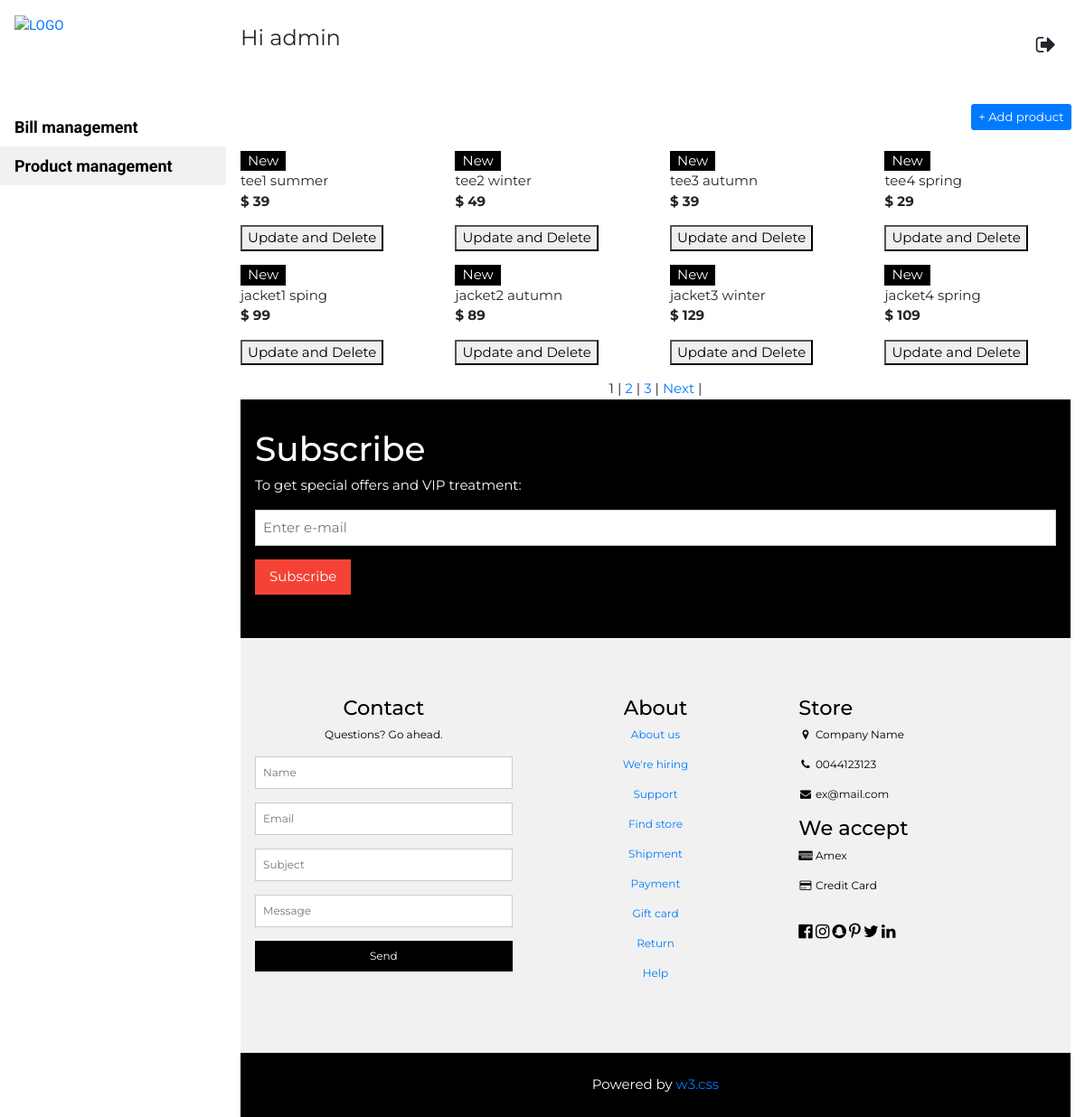
Page /Productmanagement.php (signed in) on the committed database.
### tables this page shows
CREATE TABLE `sanpham` (
  `maSP` int(30) NOT NULL,
  `maloaiSP` int(11) NOT NULL,
  `thongtinSP` varchar(100) NOT NULL,
  `tenSP` varchar(30) NOT NULL,
  `giaSP` int(11) NOT NULL,
  `hinhanhSP` varchar(100) NOT NULL,
  `soluongtonkho` int(11) NOT NULL
);

### login.php (called while the page is built, shortened)
<?php
function isLoginedAdmin(){
    return isset($_SESSION['admin']);
}
?>

### Productmanagement.php (the view, shortened to what this page needs)
<!DOCTYPE html>
<?php
require_once('login.php');
?>
<html>
<link rel="stylesheet" href="SOURCE.css">
<link rel="stylesheet" href="style.css">
<link rel="stylesheet" href="https://cdnjs.cloudflare.com/ajax/libs/font-awesome/4.7.0/css/font-awesome.min.css">
<link rel="stylesheet" href="https://maxcdn.bootstrapcdn.com/bootstrap/4.4.1/css/bootstrap.min.css">
<?php
if (isLoginedAdmin()) {
?>
    <body class="w3-content" style="max-width:1200px">
        <nav class="w3-sidebar w3-bar-block w3-white w3-collapse w3-top" style="z-index:3;width:250px" id="mySidebar">
            <div class="w3-container w3-display-container w3-padding-16">
                <a href="#"><img src="Images/ANHNEN/logocheck.jpg" alt="LOGO" width="40%"></a>
            </div>
            <div class="w3-padding-64 w3-large w3-text-gray" style="font-weight:bold">
                <a href="admin.php" class="w3-button w3-block w3-white w3-left-align">Bill management</a>
                <a href="T-shirt.php" class="w3-bar-item w3-button w3-light-grey">Product management</a>
            </div>
        </nav>
        <div class="w3-main" style="margin-left:250px">
            <header class="w3-container w3-xlarge w3-padding-24">
                <p class="w3-left">Hi admin</p>
                <p class="w3-right">
                    <a href="logoutadmin.php" class="w3-bar-item w3-button  w3-right">
                        <i class="fa fa-sign-out  "></i>
                    </a>
            </header>
            <div class="col col-xs-6 text-right">
                <button type="button" class="btn btn-sm btn-primary btn-create " id="nutthemsanpham" onclick="document.getElementById('themsp').style.display='block',themsp()">&#43; Add
                    product</a></button>
            </div>
            <br>
            <?php
            $conn = createDbConnection();
            $result = mysqli_query($conn, 'select count(*) as total from sanpham');
            $row = mysqli_fetch_assoc($result);
            $total_records = $row['total'];
            $current_page = isset($_GET['page']) ? $_GET['page'] : 1;
            $limit = 8;
            $total_page = ceil($total_records / $limit);
            $start = ($current_page - 1) * $limit;
            ?>
            <div class="w3-row w3-whitescale">
                <?php
                $conn = createDBConnection();
                if ($result = mysqli_query($conn, "SELECT * FROM sanpham LIMIT $start, $limit")) {
                    while ($row = mysqli_fetch_assoc($result)) {
                        $sql1 = "SELECT loaiSP FROM loaisanpham WHERE maloaiSP='" . $row['maloaiSP'] . "'";
                        $result1 = $conn->query($sql1);
                        $row1 = $result1->fetch_assoc();
                ?>
                        <div class="w3-col l3 s6">
                            <div class="w3-container">
                                <div class="w3-display-container">
                                    <span class="w3-tag w3-display-topleft">New</span>
                                </div>
                                <p><?= $row['tenSP'] ?><br><b>$ <?= $row['giaSP'] ?></b></p>
                                <a href="javascript:void(0)" class="w3-bar-item w3-left  " onclick="w3_open()">
                                    <p><button onclick="document.getElementById('suasp').style.display='block',suasp('<?= $row['tenSP'] ?>','<?= $row['giaSP'] ?>','Images/T-shirt/<?= $row['hinhanhSP'] ?>','<?= $row['thongtinSP'] ?>','<?= $row1['loaiSP'] ?>','<?= $row['soluongtonkho'] ?>')">Update and Delete
                                        </button>
                                    </p>
                                </a>
                            </div>
                        </div>
                <?php
                    }
                }
                ?>
            </div>
            <div class="w3-bar w3-center ">
                <?php
                for ($i = 1; $i <= $total_page; $i++) {
                    if ($i == $current_page) {
                        echo '<span>' . $i . '</span> | ';
                    } else {
                        echo '<a href="Productmanagement.php?page=' . $i . '">' . $i . '</a> | ';
                    }
                }
                if ($current_page < $total_page && $total_page > 1) {
                    echo '<a href="Productmanagement.php?page=' . ($current_page + 1) . '">Next</a> | ';
                }
                ?>
            </div>
            <div class="w3-container">
                <div class="w3-container w3-black w3-padding-32">
                    <h1>Subscribe</h1>
                    <p>To get special offers and VIP treatment:</p>
                    <p><input class="w3-input w3-border" type="text" placeholder="Enter e-mail" style="width:100%"></p>
                    <button type="button" class="w3-button w3-red w3-margin-bottom">Subscribe</button>
                </div>
                <footer class="w3-padding-64 w3-light-grey w3-small w3-center" id="footer">
                    <div class="w3-row-padding">
                        <div class="w3-col s4">
                            <h4>Contact</h4>
                            <p>Questions? Go ahead.</p>
                            <form action="/action_page.php" target="_blank">
                                <p><input class="w3-input w3-border" type="text" placeholder="Name" name="Name" required></p>
                                <p><input class="w3-input w3-border" type="text" placeholder="Email" name="Email" required></p>
                                <p><input class="w3-input w3-border" type="text" placeholder="Subject" name="Subject" required>
                                </p>
                                <p><input class="w3-input w3-border" type="text" placeholder="Message" name="Message" required>
                                </p>
                                <button type="submit" class="w3-button w3-block w3-black">Send</button>
                            </form>
                        </div>
                        <div class="w3-col s4">
                            <h4>About</h4>
                            <p><a href="#">About us</a></p>
                            <p><a href="#">We're hiring</a></p>
                            <p><a href="#">Support</a></p>
                            <p><a href="#">Find store</a></p>
                            <p><a href="#">Shipment</a></p>
                            <p><a href="#">Payment</a></p>
                            <p><a href="#">Gift card</a></p>
                            <p><a href="#">Return</a></p>
                            <p><a href="#">Help</a></p>
                        </div>
                        <div class="w3-col s4 w3-justify">
                            <h4>Store</h4>
                            <p><i class="fa fa-fw fa-map-marker"></i> Company Name</p>
                            <p><i class="fa fa-fw fa-phone"></i> 0044123123</p>
                            <p><i class="fa fa-fw fa-envelope"></i> ex@mail.com</p>
                            <h4>We accept</h4>
                            <p><i class="fa fa-fw fa-cc-amex"></i> Amex</p>
                            <p><i class="fa fa-fw fa-credit-card"></i> Credit Card</p>
                            <br>
                            <i class="fa fa-facebook-official w3-hover-opacity w3-large"></i>
                            <i class="fa fa-instagram w3-hover-opacity w3-large"></i>
                            <i class="fa fa-snapchat w3-hover-opacity w3-large"></i>
                            <i class="fa fa-pinterest-p w3-hover-opacity w3-large"></i>
                            <i class="fa fa-twitter w3-hover-opacity w3-large"></i>
                            <i class="fa fa-linkedin w3-hover-opacity w3-large"></i>
                        </div>
                    </div>
                </footer>
                <div class="w3-black w3-center w3-padding-24">Powered by <a href="https://www.w3schools.com/w3css/default.asp" title="W3.CSS" target="_blank" class="w3-hover-opacity">w3.css</a></div>
            </div>
    </body>
<?php } ?>
</html>

### SOURCE.css (style rules this page uses)
html { box-sizing:border-box }
*,*:before,*:after { box-sizing:inherit }
html { -ms-text-size-adjust:100%;-webkit-text-size-adjust:100% }
body { margin:0 }
article,aside,details,figcaption,figure,footer,header,main,menu,nav,section { display:block }
a { background-color:transparent }
b,strong { font-weight:bolder }
img { border-style:none }
button,input,select,textarea,optgroup { font:inherit;margin:0 }
button,input { overflow:visible }
button,select { text-transform:none }
button,[type=button],[type=reset],[type=submit] { -webkit-appearance:button }
html,body { font-family:Verdana,sans-serif;font-size:15px;line-height:1.5 }
html { overflow-x:hidden }
h1 { font-size:36px }
h4 { font-size:20px }
h1,h2,h3,h4,h5,h6 { font-family:"Segoe UI",Arial,sans-serif;font-weight:400;margin:10px 0 }
img { vertical-align:middle }
a { color:inherit }
.w3-btn,.w3-button { border:none;display:inline-block;padding:8px 16px;vertical-align:middle;overflow:hidden;text-decoration:none;color:inherit;background-color:inherit;text-align:center;cursor:pointer;white-space:nowrap }
.w3-btn,.w3-button { -webkit-touch-callout:none;-webkit-user-select:none;-khtml-user-select:none;-moz-user-select:none;-ms-user-select:none;user-select:none }
.w3-badge,.w3-tag { background-color:#000;color:#fff;display:inline-block;padding-left:8px;padding-right:8px;text-align:center }
.w3-tooltip,.w3-display-container { position:relative }
.w3-input { padding:8px;display:block;border:none;border-bottom:1px solid #ccc;width:100% }
.w3-sidebar { height:100%;width:200px;background-color:#fff;position:fixed!important;z-index:1;overflow:auto }
.w3-main,#main { transition:margin-left .4s }
.w3-bar { width:100%;overflow:hidden }
.w3-bar-block .w3-bar-item { width:100%;display:block;padding:8px 16px;text-align:left;border:none;white-space:normal;float:none;outline:0 }
.w3-block { display:block;width:100% }
.w3-container:after,.w3-container:before,.w3-panel:after,.w3-panel:before,.w3-row:after,.w3-row:before,.w3-row-padding:after,.w3-row-padding:before, .w3-cell-row:before,.w3-cell-row:after,.w3-clear:after,.w3-clear:before,.w3-bar:before,.w3-bar:after { content:"";display:table;clear:both }
.w3-col,.w3-half,.w3-third,.w3-twothird,.w3-threequarter,.w3-quarter { float:left;width:100% }
.w3-col.s4 { width:33.33333% }
.w3-col.s6 { width:49.99999% }
@media (min-width:993px) { .w3-col.l3 { width:24.99999% } }
.w3-content,.w3-auto { margin-left:auto;margin-right:auto }
.w3-content { max-width:980px }
@media (min-width:993px) { .w3-sidebar.w3-collapse { display:block!important } }
.w3-top,.w3-bottom { position:fixed;width:100%;z-index:1 }
.w3-top { top:0 }
.w3-display-topleft { position:absolute;left:0;top:0 }
.w3-row-padding,.w3-row-padding>.w3-half,.w3-row-padding>.w3-third,.w3-row-padding>.w3-twothird,.w3-row-padding>.w3-threequarter,.w3-row-padding>.w3-quarter,.w3-row-padding>.w3-col { padding:0 8px }
.w3-container,.w3-panel { padding:0.01em 16px }
.w3-small { font-size:12px!important }
.w3-large { font-size:18px!important }
.w3-xlarge { font-size:24px!important }
.w3-left-align { text-align:left!important }
.w3-justify { text-align:justify!important }
.w3-center { text-align:center!important }
.w3-border { border:1px solid #ccc!important }
.w3-margin-bottom { margin-bottom:16px!important }
.w3-padding-16 { padding-top:16px!important;padding-bottom:16px!important }
.w3-padding-24 { padding-top:24px!important;padding-bottom:24px!important }
.w3-padding-32 { padding-top:32px!important;padding-bottom:32px!important }
.w3-padding-64 { padding-top:64px!important;padding-bottom:64px!important }
.w3-left { float:left!important }
.w3-right { float:right!important }
.w3-red,.w3-hover-red:hover { color:#fff!important;background-color:#f44336!important }
.w3-white,.w3-hover-white:hover { color:#000!important;background-color:#fff!important }
.w3-black,.w3-hover-black:hover { color:#fff!important;background-color:#000!important }
.w3-light-grey,.w3-hover-light-grey:hover,.w3-light-gray,.w3-hover-light-gray:hover { color:#000!important;background-color:#f1f1f1!important }
.w3-text-grey,.w3-hover-text-grey:hover,.w3-text-gray,.w3-hover-text-gray:hover { color:#757575!important }

### style.css (style rules this page uses)
body { color: #353535; font-family: 'Open Sans', sans-serif; font-weight: 400; background: #FFFFFF; }
a { color: #f3bfbf; }
h1 { font-family: 'Source Code Pro', monospace; font-weight: 900; }
.btn { color: #ecb3ae; background: #ffffff; border: 1px solid #ecb3ae; }

### rows in the picture
sanpham: tenSP "tee1 summer", giaSP "39"
sanpham: tenSP "tee2 winter", giaSP "49"
sanpham: tenSP "tee3 autumn", giaSP "39"
sanpham: tenSP "tee4 spring", giaSP "29"
sanpham: tenSP "jacket1 sping", giaSP "99"
sanpham: tenSP "jacket2 autumn", giaSP "89"
sanpham: tenSP "jacket3 winter", giaSP "129"
sanpham: tenSP "jacket4 spring", giaSP "109"
